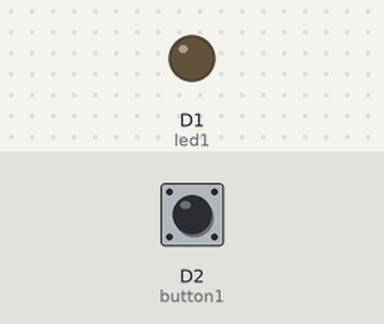
This sketch was run on a simulated ESP8266 (NodeMCU). Parts: output pins drawn as LEDs (lit = HIGH). Inputs (shaded band) come from the test bench; at power-on: D2 (button1) LOW.

Above: at 1.2 s.
1.3 s: D2 (button1) pulled HIGH for 0.15 s
At 1.37 s:
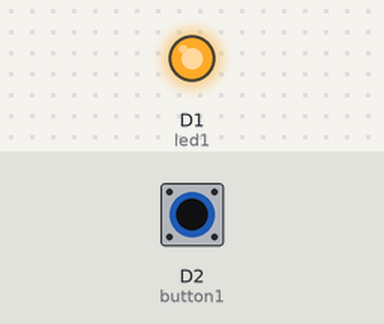
2.9 s: D2 (button1) pulled HIGH for 3.2 s
At 6.5 s:
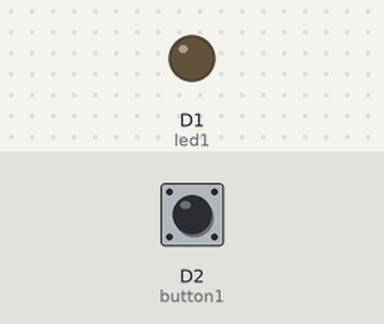
Timing chart, 0 to 8.0 s (numbered marks = the images above; inputs shaded):
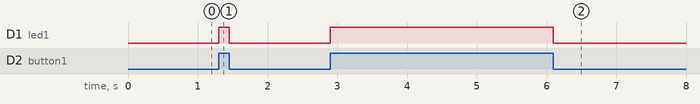

Measured:
- after the input at 1.3 s, D1 (led1): LOW → HIGH at once, → LOW 0.15 s later
- after the input at 2.9 s, D1 (led1): LOW → HIGH at once, → LOW 3.2 s later

The sketch:

button.ino
```cpp
int button1   = D2;
int led1      = D1;

int buttonState   = 0;

void setup() {
  // put your setup code here, to run once:
  pinMode(button1, INPUT);
  pinMode(led1, OUTPUT);
}

void loop() {
  // put your main code here, to run repeatedly:
  buttonState   = digitalRead(button1);

  if(buttonState == HIGH){
    digitalWrite(led1,HIGH);
  }else{
    digitalWrite(led1,LOW);
  }

}
```
